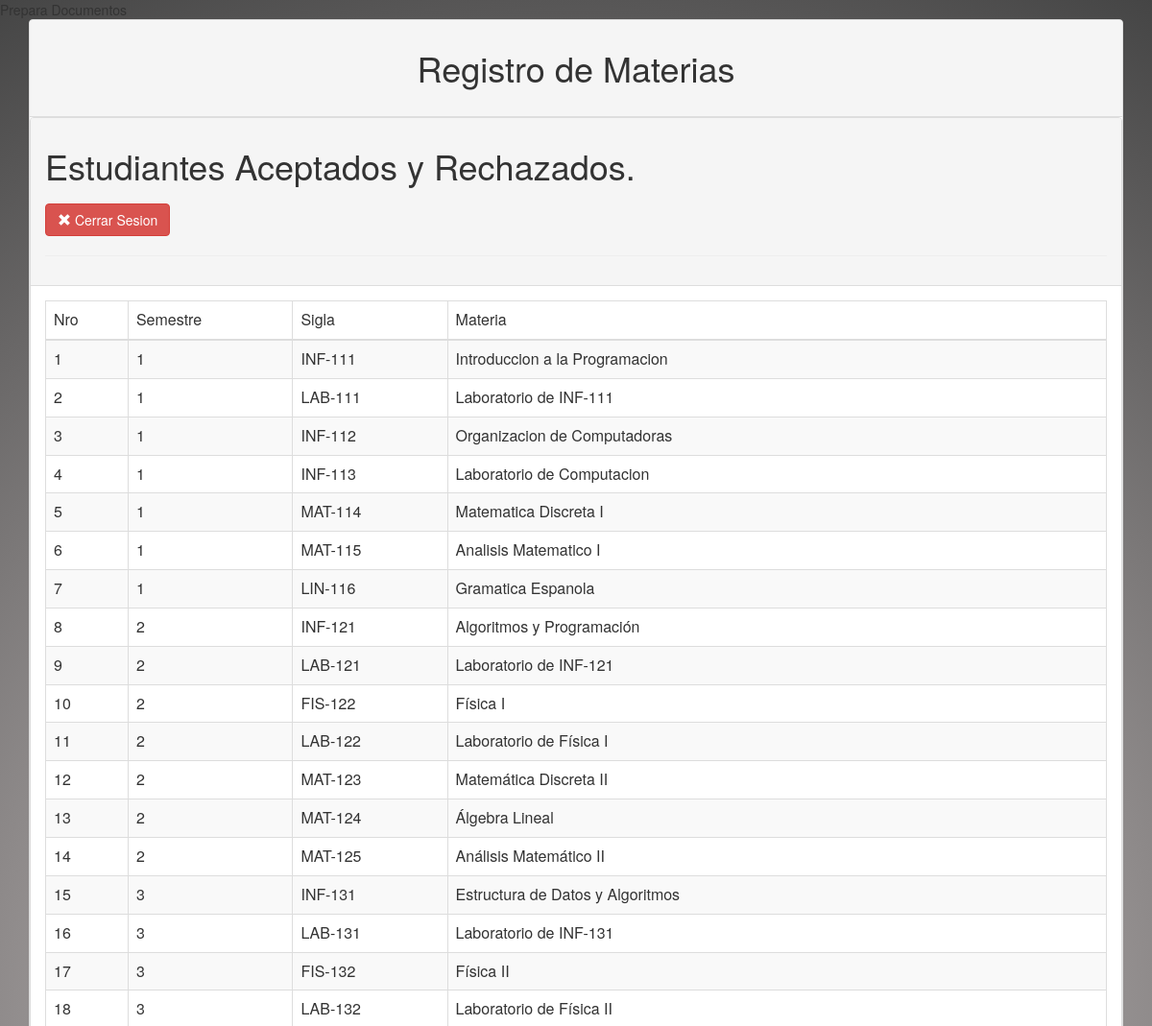
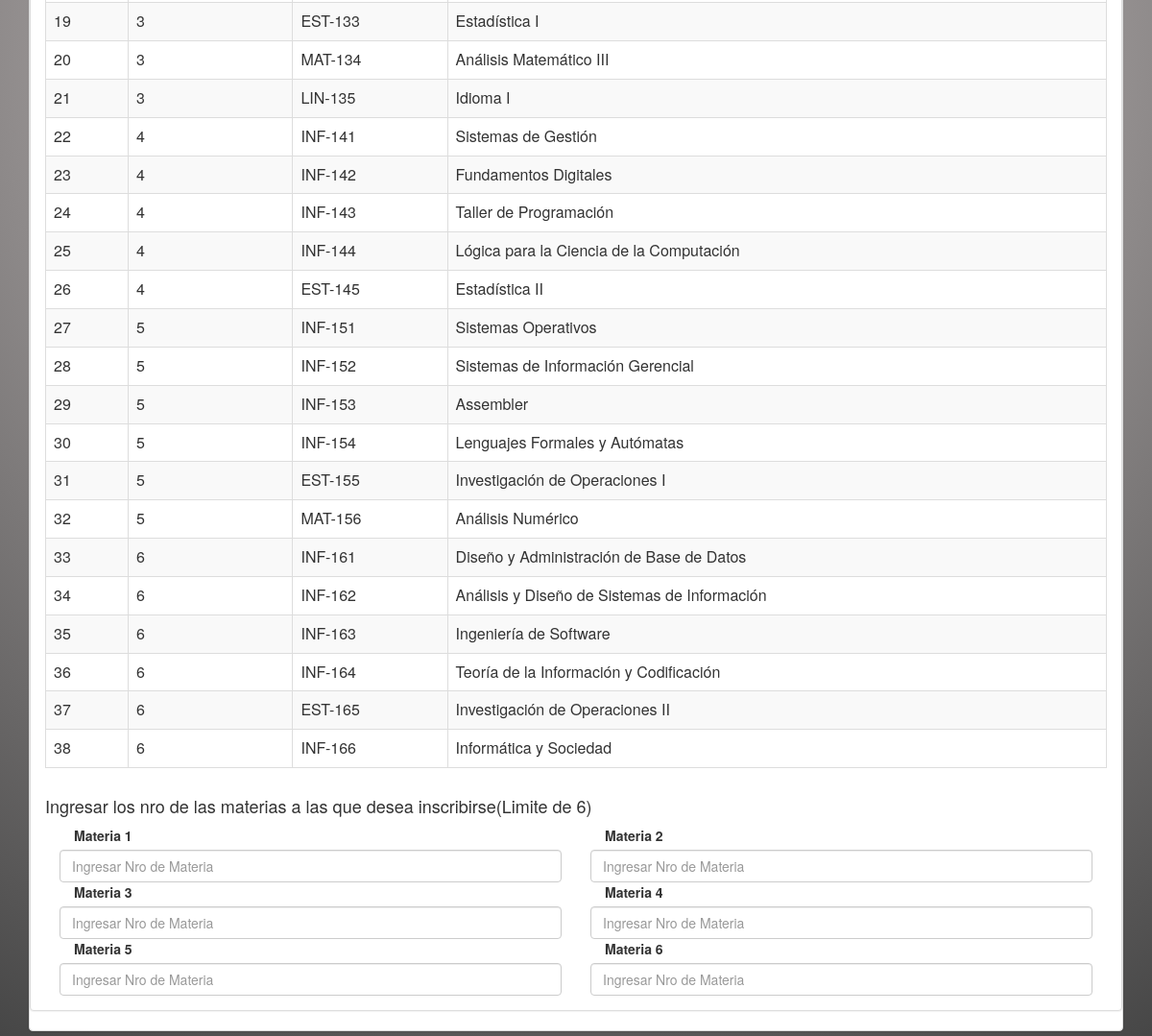
Screenshot of /InscripcionMaterias.inc.php with the database file from the repository (2 pictures, top to bottom).
### tables this page shows
CREATE TABLE IF NOT EXISTS `materia` (
`idmateria` int(11) NOT NULL,
  `idsemestre` int(11) DEFAULT NULL,
  `sigla` varchar(7) DEFAULT NULL,
  `nombre_materia` varchar(50) DEFAULT NULL
) AUTO_INCREMENT=39 DEFAULT CHARSET=utf8 COLLATE=utf8_spanish2_ci;

### InscripcionMaterias.inc.php (the view, shortened to what this page needs)
<link rel="stylesheet" href="bootstrap/css/bootstrap.min.css">
<body style="background: rgb(214,206,206);
background: radial-gradient(circle, rgba(214,206,206,1) 0%, rgba(69,69,69,1) 100%);">
    <div class="wrapper">
        <div class="container">
            <div class="row">
                <div class="col-lg-12">
                    <div class="panel panel-default">
                        <div class="panel-heading">
                            <center>
                                <h1>Registro de Materias<h1>
                            </center>
                        </div>
                        <div class="row">
                            <div class="col-lg-12">
                                <div class="panel panel-default">
                                    <div class="panel-heading">
                                        <h1> Estudiantes Aceptados y Rechazados.<h1>
                                                <a href="cerrar_sesion.php"><button class="btn btn-danger text-left"><span class="glyphicon glyphicon-remove" aria-hidden="true"></span> Cerrar Sesion</button></a>
                                                <hr>
                                    </div>
                                    <div class="panel-body">
                                        <div class="table-responsive">
                                            <table class="table table-striped table-bordered table-hover">
                                                <thead>
                                                    <tr>
                                                        <td>Nro</td>
                                                        <td>Semestre</td>
                                                        <td>Sigla</td>
                                                        <td>Materia</td>
                                                    </tr>
                                                </thead>
                                                <tbody>
                                                    <?php
                                                    include "conexion.inc.php";
                                                    $sql = "select * from materia";
                                                    $resultado = mysqli_query($con, $sql);
                                                    ?>
                                                    <?php
                                                    while ($fila = mysqli_fetch_array($resultado)) {
                                                    ?>
                                                        <tr>
                                                            <td><?php echo $fila["idmateria"] ?></td>
                                                            <td><?php echo $fila["idsemestre"] ?></td>
                                                            <td><?php echo $fila["sigla"] ?></td>
                                                            <td><?php echo $fila["nombre_materia"] ?></td>
                                                        </tr>
                                                    <?php
                                                    }
                                                    ?>
                                                </tbody>
                                            </table>
                                        </div>
                                        <h4>Ingresar los nro de las materias a las que desea inscribirse(Limite de 6)</h4>
                                        <div class="form-group">
                                            <div class="col-sm-6">
                                                <label class="col-sm-6 text-left">Materia 1</label>
                                                <input type="number" name="txt_materia1" id="txt_materia1" class="form-control" placeholder="Ingresar Nro de Materia" />
                                            </div>
                                            <div class="col-sm-6">
                                                <label class="col-sm-6 text-left">Materia 2</label>
                                                <input type="number" name="txt_materia2" id="txt_materia2" class="form-control" placeholder="Ingresar Nro de Materia" />
                                            </div>
                                            <div class="col-sm-6">
                                                <label class="col-sm-6 text-left">Materia 3</label>
                                                <input type="number" name="txt_materia3" id="txt_materia3" class="form-control" placeholder="Ingresar Nro de Materia" />
                                            </div>
                                            <div class="col-sm-6">
                                                <label class="col-sm-6 text-left">Materia 4</label>
                                                <input type="number" name="txt_materia4" id="txt_materia4" class="form-control" placeholder="Ingresar Nro de Materia" />
                                            </div>
                                            <div class="col-sm-6">
                                                <label class="col-sm-6 text-left">Materia 5</label>
                                                <input type="number" name="txt_materia5" id="txt_materia5" class="form-control" placeholder="Ingresar Nro de Materia" />
                                            </div>
                                            <div class="col-sm-6">
                                                <label class="col-sm-6 text-left">Materia 6</label>
                                                <input type="number" name="txt_materia6" id="txt_materia6" class="form-control" placeholder="Ingresar Nro de Materia" />
                                            </div>
                                        </div>
                                    </div>
                                </div>
                            </div>
                        </div>
                    </div>
                </div>
            </div>
        </div>
</body>

### rows the page displays
materia: idmateria "1", idsemestre "1", sigla "INF-111", nombre_materia "Introduccion a la Programacion"
materia: idmateria "2", idsemestre "1", sigla "LAB-111", nombre_materia "Laboratorio de INF-111"
materia: idmateria "3", idsemestre "1", sigla "INF-112", nombre_materia "Organizacion de Computadoras"
materia: idmateria "4", idsemestre "1", sigla "INF-113", nombre_materia "Laboratorio de Computacion"
materia: idmateria "5", idsemestre "1", sigla "MAT-114", nombre_materia "Matematica Discreta I"
materia: idmateria "6", idsemestre "1", sigla "MAT-115", nombre_materia "Analisis Matematico I"
materia: idmateria "7", idsemestre "1", sigla "LIN-116", nombre_materia "Gramatica Espanola"
materia: idmateria "8", idsemestre "2", sigla "INF-121", nombre_materia "Algoritmos y Programación"
materia: idmateria "9", idsemestre "2", sigla "LAB-121", nombre_materia "Laboratorio de INF-121"
materia: idmateria "10", idsemestre "2", sigla "FIS-122", nombre_materia "Física I"
materia: idmateria "11", idsemestre "2", sigla "LAB-122", nombre_materia "Laboratorio de Física I"
materia: idmateria "12", idsemestre "2", sigla "MAT-123", nombre_materia "Matemática Discreta II"
materia: idmateria "13", idsemestre "2", sigla "MAT-124", nombre_materia "Álgebra Lineal"
materia: idmateria "14", idsemestre "2", sigla "MAT-125", nombre_materia "Análisis Matemático II"
materia: idmateria "15", idsemestre "3", sigla "INF-131", nombre_materia "Estructura de Datos y Algoritmos"
materia: idmateria "16", idsemestre "3", sigla "LAB-131", nombre_materia "Laboratorio de INF-131"
materia: idmateria "17", idsemestre "3", sigla "FIS-132", nombre_materia "Física II"
materia: idmateria "18", idsemestre "3", sigla "LAB-132", nombre_materia "Laboratorio de Física II"
materia: idmateria "19", idsemestre "3", sigla "EST-133", nombre_materia "Estadística I"
materia: idmateria "20", idsemestre "3", sigla "MAT-134", nombre_materia "Análisis Matemático III"
materia: idmateria "21", idsemestre "3", sigla "LIN-135", nombre_materia "Idioma I"
materia: idmateria "22", idsemestre "4", sigla "INF-141", nombre_materia "Sistemas de Gestión"
materia: idmateria "23", idsemestre "4", sigla "INF-142", nombre_materia "Fundamentos Digitales"
materia: idmateria "24", idsemestre "4", sigla "INF-143", nombre_materia "Taller de Programación"
materia: idmateria "25", idsemestre "4", sigla "INF-144", nombre_materia "Lógica para la Ciencia de la Computación"
materia: idmateria "26", idsemestre "4", sigla "EST-145", nombre_materia "Estadística II"
materia: idmateria "27", idsemestre "5", sigla "INF-151", nombre_materia "Sistemas Operativos"
materia: idmateria "28", idsemestre "5", sigla "INF-152", nombre_materia "Sistemas de Información Gerencial"
materia: idmateria "29", idsemestre "5", sigla "INF-153", nombre_materia "Assembler"
materia: idmateria "30", idsemestre "5", sigla "INF-154", nombre_materia "Lenguajes Formales y Autómatas"
materia: idmateria "31", idsemestre "5", sigla "EST-155", nombre_materia "Investigación de Operaciones I"
materia: idmateria "32", idsemestre "5", sigla "MAT-156", nombre_materia "Análisis Numérico"
materia: idmateria "33", idsemestre "6", sigla "INF-161", nombre_materia "Diseño y Administración de Base de Datos"
materia: idmateria "34", idsemestre "6", sigla "INF-162", nombre_materia "Análisis y Diseño de Sistemas de Información"
materia: idmateria "35", idsemestre "6", sigla "INF-163", nombre_materia "Ingeniería de Software"
materia: idmateria "36", idsemestre "6", sigla "INF-164", nombre_materia "Teoría de la Información y Codificación"
materia: idmateria "37", idsemestre "6", sigla "EST-165", nombre_materia "Investigación de Operaciones II"
materia: idmateria "38", idsemestre "6", sigla "INF-166", nombre_materia "Informática y Sociedad"
